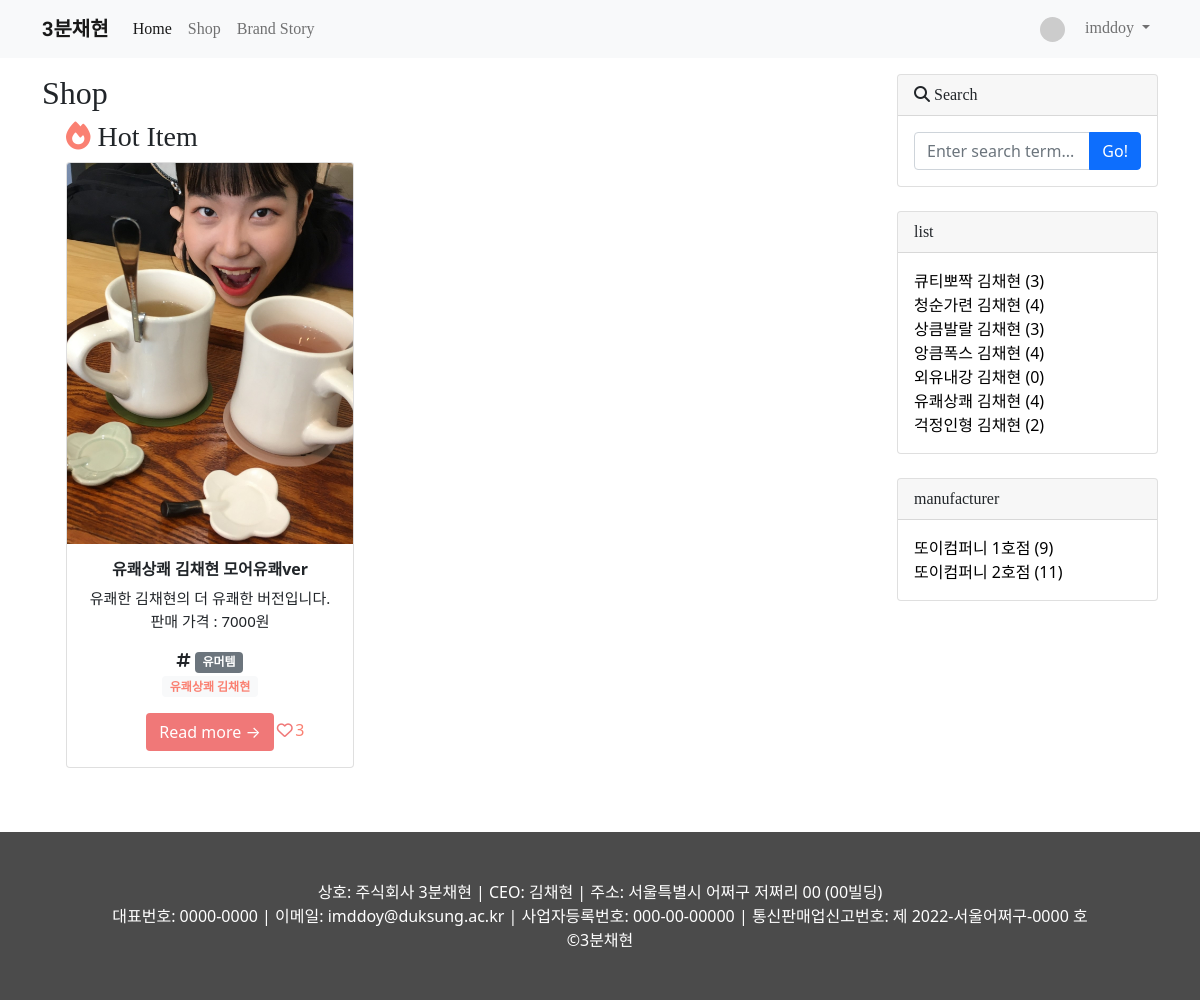
Page /shop/hot/ (signed in) on the committed database.
### shop/models.py (models this page shows, shortened)
class Item(models.Model):
    title = models.CharField(max_length=30)
    hook_text = models.CharField(max_length=100,blank=True)
    content = MarkdownxField()
    image = models.ImageField(upload_to='shop/images/%Y/%m/%d/')
    price = models.IntegerField()
    tip = models.CharField(max_length=100, blank=True)
    created_at = models.DateTimeField(auto_now_add=True) #시간을 한국으로 설정하기 위해서는 settings.py 가서 TIME_ZONE ='Asia/Seoul'로 변경
    updated_at = models.DateTimeField(auto_now=True) #auto_now_add=True auto_now=True admin에서 입력 필드 사라짐
    author = models.ForeignKey(User, null=True, on_delete=models.SET_NULL) #다대일 관계 정의 #user사라지면 None 되는 구조
    company = models.ForeignKey(Company, null=True, blank=True, on_delete=models.SET_NULL) #유효성 검사시 공간 허용
    category = models.ForeignKey(Category, null=True, blank=True, on_delete=models.SET_NULL) #유효성 검사시 공간 허용
    tags = models.ManyToManyField(Tag, blank=True)
    like_users = models.ManyToManyField(settings.AUTH_USER_MODEL, related_name="like_posts", blank=True)
    def get_absolute_url(self): #개별 레코드 고유 url정의
        return f'/shop/{self.pk}/'

class Tag(models.Model):
    name = models.CharField(max_length=50, unique=True)
    slug = models.SlugField(max_length=200, unique=True, allow_unicode=True)
    def __str__(self):
        return self.name
    def get_absolute_url(self):
        return f'/shop/tag/{self.slug}/'

class Category(models.Model):
    name = models.CharField(max_length=50, unique=True) #유일한값 가져야 함
    slug = models.SlugField(max_length=200,unique=True, allow_unicode=True) #읽을 수 있는 text로 url #한글 사용 가능
    def __str__(self):
        return self.name
    def get_absolute_url(self):
        return f'/shop/category/{self.slug}/'
    class Meta: #복수형 지정
        verbose_name_plural='Categories'

class Company(models.Model):
    name = models.CharField(max_length=50, unique=True) #유일한값 가져야 함
    location = models.CharField(max_length=50)
    contact = models.CharField(max_length=12)
    slug = models.SlugField(max_length=200,unique=True, allow_unicode=True) #읽을 수 있는 text로 url #한글 사용 가능
    content = models.CharField(max_length=100, blank=True)
    def __str__(self):
        return self.name
    def get_absolute_url(self):
        return f'/shop/company/{self.slug}/'
    class Meta: #복수형 지정
        verbose_name_plural='Companies'

### shop/views.py (the view)
# urls.py: path('hot/',views.hottem),
def hottem(request):
    item_list=Item.objects.all()
    return render(request, 'shop/hottem_list.html', {
        'item_list' : item_list,
        'categories' : Category.objects.all(),
        'companies' : Company.objects.all(),
        'no_category_item_count' : Item.objects.filter(category=None).count
    })

### shop/templates/shop/hottem_list.html (shortened to what this page needs)
{% extends 'shop/base.html' %}
{% block main_area %}
    <h2 style="font-family: 'Merriweather', serif; font-family: 'Tinos', serif;">Shop</h2>
    {% if category or tag or company %}
    {% else %}
    <div class="container" >
        <div class="row">
                <div class="col-12">
                    <h3 style="font-family: 'Merriweather', serif; font-family: 'Tinos', serif;"><i class="fa-solid fa-fire" style="color: salmon; "></i> Hot Item</h3>
                </div>
        </div>
        <div class="row">
            {% if item_list.exists %}
            {% for p in item_list %}
            {% if p.like_users.count > 2 %}
            <div class="col-4">
            <div class="card text-center" style="width: 18rem; margin-bottom: 4em;">
              <img src="{{p.image.url}}" class="card-img-top" alt="{{p.title}}의 image">
              <div class="card-body">
                <h6 class="card-title" style="font-weight: bold;">{{p.title}}</h6>
                <p class="card-text" style="font-size: 15px;">{{p.hook_text | truncatechars:100 }}<br>판매 가격 : {{p.price}}원</p>
                {% if p.tags.exists %}
                <i class="fas fa-hashtag"></i>
                    {% for t in p.tags.iterator %}
                        <span class="badge badge-pill badge-secondary">
                            <a href="{{t.get_absolute_url}}" style="color: white; text-decoration: none;">{{t}}</a>
                        </span>
                    {% endfor %}
                <br>
                {% endif %}
                <p class="badge badge-light">
                    <a href="{{p.category.get_absolute_url}}" style="color: salmon; text-decoration: none;">
                        {{p.category}}
                    </a>
                </p>
                  <br>
                <a class="btn btn" style="background: #F07878; color: white;" href="{{p.get_absolute_url}}">Read more →</a>
                <div style="float: right;">
                    {% if user in p.like_users.all %}
                    <i class="fas fa-heart" style="color: #F07878; margin: 0.6em 0em 0.6em -3.8em;"></i>
                    {% else %}
                    <i class="far fa-heart" style="color: #F07878; margin: 0.6em 0em 0.6em -3.8em;"></i>
                    {% endif %}
                    <span style="margin: 0.6em 2em 0.6em -0.1em; color: salmon;">{{p.like_users.count}}</span>
                </div>
              </div>
            </div>
        </div>
            {% endif %}
            {% endfor %}
            {% endif %}
        </div>
    </div>
    {% endif %}
{% endblock %}

### shop/templates/shop/base.html (shortened to what this page needs)
<!DOCTYPE html>
{% load static %}
<html lang="ko">
<head>
    <link href="{% static 'shop/bootstrap4/css/bootstrap.min.css' %}" rel="stylesheet" type="text/css" media="screen" />
    <link href="{% static 'shop/css/styles.css' %}" rel="stylesheet" />
    </head>
<body>
{% include 'shop/navbar.html' %}
        <div class="container">
            <div class="row" style="padding-top: 1em;">
                <div class="col-md-8 col-lg-9" id="main-area" >
                    {% block main_area %}
                    {% endblock %}
                </div>
                <div class="col-md-4 col-lg-3" >
                    {% include 'shop/sidebar.html' %}
                </div>
            </div>
        </div>
{% include 'shop/footer.html' %}
</body>
</html>

### shop/templates/shop/navbar.html (shortened to what this page needs)
{% load socialaccount %}
<nav class="navbar navbar-expand-lg navbar-light bg-light">
        <div class="container">
        <a class="navbar-brand" href="/" style="font-family: 'Nanum Myeongjo', serif; font-weight: bold;">3분채현</a>
        <div class="collapse navbar-collapse" id="navbarNavDropdown" style="font-family: 'Merriweather', serif; font-family: 'Tinos', serif;">
            <ul class="navbar-nav mr-auto">
            <li class="nav-item active">
                <a class="nav-link" href="/">Home</a>
            </li>
            <li class="nav-item">
                <a class="nav-link" href="/shop/">Shop</a>
            </li>
            <li class="nav-item">
                <a class="nav-link" href="/brand_story/">Brand Story</a>
            </li>
            </ul>
            <ul class="navbar-nav ml-auto">
                {% if user.is_authenticated %}
                <li class="nav-item dropdown">
                <a class="nav-link dropdown-toggle" href="#" id="navbarDropdownMenuLink" role="button" data-toggle="dropdown" aria-haspopup="true" aria-expanded="false">
                    {% if user.socialaccount_set.first.get_avatar_url %}
                    <img class="rounded-circle mr-3" src="{{user.socialaccount_set.all.0.get_avatar_url}}" width="25px" />
                    {% else %}
                    <img class="rounded-circle mr-3" src="https://dummyimage.com/50x50/ced4da/6c757d.jpg" width="25px" />
                    {% endif %}
                {{user.username}}
                </a>
                </li>
                {% else %}
                <li class="nav-item">
                    <a class="nav-link" href="#" data-toggle="modal" data-target="#loginModal">LogIn</a>
                </li>
                {% endif %}
            </ul>
        </div>
        </div>
        </nav>

### shop/templates/shop/sidebar.html (shortened to what this page needs)
                    <div class="card mb-4">
                        <div class="card-header" style="font-family: 'Merriweather', serif; font-family: 'Tinos', serif;"><i class="fa-solid fa-magnifying-glass"></i> Search</div>
                        <div class="card-body">
                            <div class="input-group">
                                <input id="search-input" class="form-control" type="text" placeholder="Enter search term..." aria-label="Enter search term..." aria-describedby="button-search" />
                                <button class="btn btn-primary" id="button-search" type="button" onclick="searchItem()">Go!</button>
                            </div>
                        </div>
                    </div>
                    <div class="card mb-4" id="category_card">
                        <div class="card-header" style="font-family: 'Merriweather', serif; font-family: 'Tinos', serif;">list</div>
                        <div class="card-body">
                            <div class="row">
                                    <ul class="list-unstyled mb-0">
                                        {% for c in categories%}
                                        <li><a href="{{c.get_absolute_url}}" style="color: black; text-decoration: none;">{{c}} ({{c.item_set.count}})</a></li>
                                        {% endfor %}
                                    </ul>
                            </div>
                        </div>
                    </div>
                    <div class="card mb-4" id="company_card">
                        <div class="card-header" style="font-family: 'Merriweather', serif; font-family: 'Tinos', serif;">manufacturer</div>
                        <div class="card-body">
                            <div class="row">
                                    <ul class="list-unstyled mb-0">
                                        {% for c in companies%}
                                        <li><a href="{{c.get_absolute_url}}" style="color: black; text-decoration: none;">{{c}} ({{c.item_set.count}})</a></li>
                                        {% endfor %}
                                    </ul>
                            </div>
                        </div>
                    </div>

### shop/templates/shop/footer.html
        <footer class="py-5" style="background: black; opacity: 0.7; align-items: end; ">
            <div class="container">
            <p class="m-0 text-center text-white">상호: 주식회사 3분채현 | CEO: 김채현 | 주소: 서울특별시 어쩌구 저쩌리 00 (00빌딩)</p>
            <p class="m-0 text-center text-white">대표번호: 0000-0000 | 이메일: imddoy@duksung.ac.kr | 사업자등록번호: 000-00-00000 | 통신판매업신고번호: 제 2022-서울어쩌구-0000 호</p>
            <p class="m-0 text-center text-white">©3분채현</p>
        </div>
        </footer>

### rows in the picture
Item: image (picture), title "유쾌상쾌 김채현 모어유쾌ver", hook_text "유쾌한 김채현의 더 유쾌한 버전입니다.", price "7000", category "유쾌상쾌 김채현", like_users.count "3"
Tag: name "유머템"
Category: name "큐티뽀짝 김채현", item_set.count "3"
Category: name "청순가련 김채현", item_set.count "4"
Category: name "상큼발랄 김채현", item_set.count "3"
Category: name "앙큼폭스 김채현", item_set.count "4"
Category: name "외유내강 김채현", item_set.count "0"
Category: name "유쾌상쾌 김채현", item_set.count "4"
Category: name "걱정인형 김채현", item_set.count "2"
Company: name "또이컴퍼니 1호점", item_set.count "9"
Company: name "또이컴퍼니 2호점", item_set.count "11"

### other values in the picture
{{ user.username }} "imddoy"
